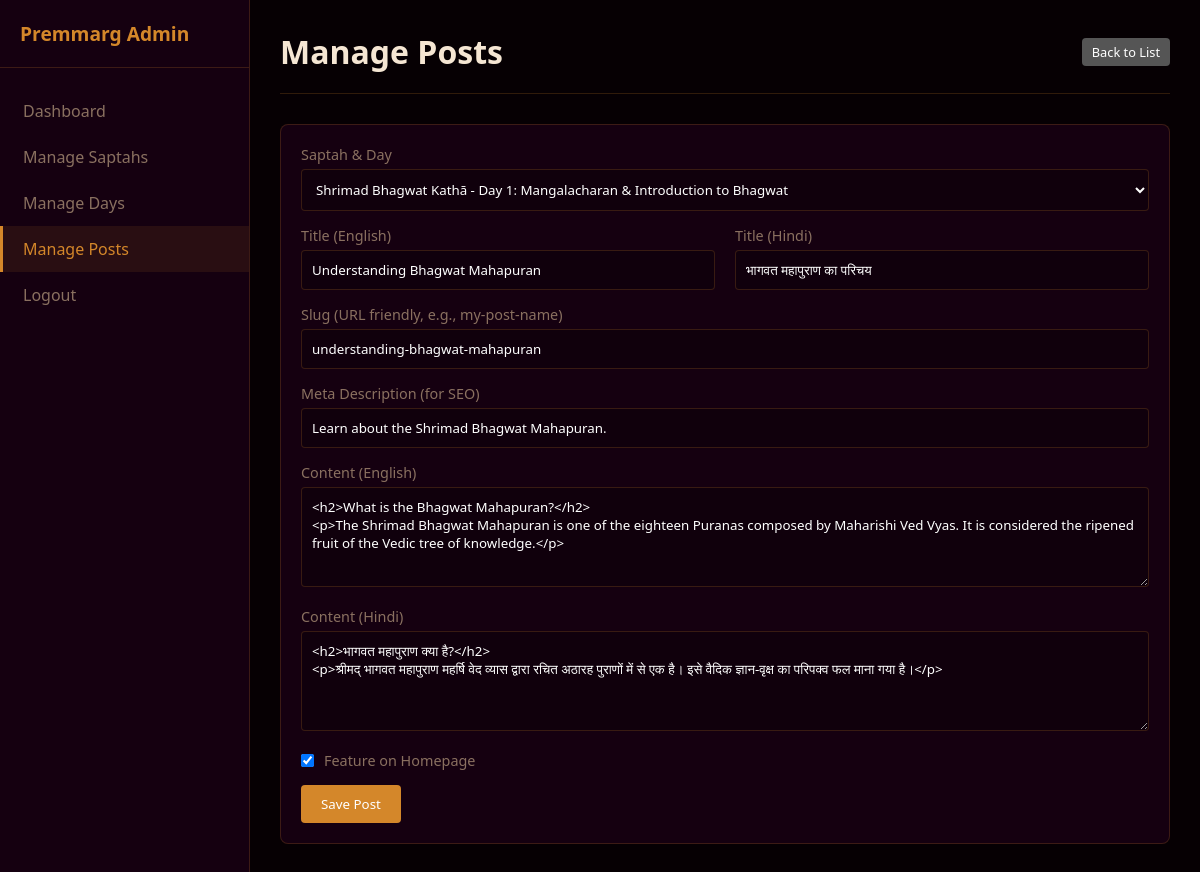
The app's page /admin/posts.php?action=edit&id=2 (signed in) with its own data.
### tables this page shows
CREATE TABLE IF NOT EXISTS posts (
    id INT AUTO_INCREMENT PRIMARY KEY,
    day_id INT NOT NULL,
    title VARCHAR(255) NOT NULL,
    title_hi VARCHAR(255) DEFAULT NULL,
    slug VARCHAR(255) NOT NULL UNIQUE,
    content LONGTEXT DEFAULT NULL,
    content_hi LONGTEXT DEFAULT NULL,
    meta_description TEXT DEFAULT NULL,
    keywords TEXT DEFAULT NULL,
    featured TINYINT(1) DEFAULT 0,
    created_at TIMESTAMP DEFAULT CURRENT_TIMESTAMP,
    FOREIGN KEY (day_id) REFERENCES days(id) ON DELETE CASCADE
);

CREATE TABLE IF NOT EXISTS days (
    id INT AUTO_INCREMENT PRIMARY KEY,
    saptah_id INT NOT NULL,
    day_number INT NOT NULL,
    title VARCHAR(255) NOT NULL,
    title_hi VARCHAR(255) DEFAULT NULL,
    created_at TIMESTAMP DEFAULT CURRENT_TIMESTAMP,
    FOREIGN KEY (saptah_id) REFERENCES saptah(id) ON DELETE CASCADE,
    UNIQUE KEY unique_saptah_day (saptah_id, day_number)
);

CREATE TABLE IF NOT EXISTS saptah (
    id INT AUTO_INCREMENT PRIMARY KEY,
    title VARCHAR(255) NOT NULL,
    title_hi VARCHAR(255) DEFAULT NULL,
    slug VARCHAR(255) NOT NULL UNIQUE,
    location VARCHAR(255) DEFAULT NULL,
    year INT DEFAULT NULL,
    description TEXT DEFAULT NULL,
    description_hi TEXT DEFAULT NULL,
    image_url VARCHAR(500) DEFAULT NULL,
    created_at TIMESTAMP DEFAULT CURRENT_TIMESTAMP
);

### admin/posts.php (the view, shortened to what this page needs)
<?php
require_once 'header.php';
$action = $_GET['action'] ?? 'list';
$id = $_GET['id'] ?? 0;
?>
<div class="header">
    <h1>Manage Posts</h1>
    <?php if($action == 'list'): ?>
        <a href="?action=edit" class="btn">Add New Post</a>
    <?php else: ?>
        <a href="posts.php" class="btn btn-sm" style="background:#555">Back to List</a>
    <?php endif; ?>
</div>
<?php if ($action == 'list'): ?>
<div class="card">
    <table>
        <tr><th>ID</th><th>Day</th><th>Title</th><th>Featured</th><th>Actions</th></tr>
        <?php
        $stmt = $pdo->query('SELECT p.*, d.title as day_title, s.title as saptah_title
                             FROM posts p
                             JOIN days d ON p.day_id = d.id
                             JOIN saptah s ON d.saptah_id = s.id
                             ORDER BY p.id DESC');
        while ($row = $stmt->fetch()):
        ?>
        <tr>
            <td><?= $row['id'] ?></td>
            <td><?= htmlspecialchars($row['saptah_title'] . ' - Day ' . $row['day_title']) ?></td>
            <td><?= htmlspecialchars($row['title']) ?></td>
            <td><?= $row['featured'] ? 'Yes' : 'No' ?></td>
            <td>
                <a href="?action=edit&id=<?= $row['id'] ?>" class="btn btn-sm">Edit</a>
                <a href="?action=delete&id=<?= $row['id'] ?>" class="btn btn-sm btn-danger" onclick="return confirm('Delete this post?')">Delete</a>
            </td>
        </tr>
        <?php endwhile; ?>
    </table>
</div>
<?php elseif ($action == 'edit'):
    $post = ['day_id'=>'', 'title'=>'', 'title_hi'=>'', 'slug'=>'', 'content'=>'', 'content_hi'=>'', 'meta_description'=>'', 'featured'=>0];
    if ($id) {
        $stmt = $pdo->prepare('SELECT * FROM posts WHERE id=?');
        $stmt->execute([$id]);
        $post = $stmt->fetch() ?: $post;
    }
    $days = $pdo->query('SELECT d.id, d.day_number, d.title, s.title as saptah_title
                         FROM days d JOIN saptah s ON d.saptah_id = s.id
                         ORDER BY s.year DESC, d.day_number ASC')->fetchAll();
?>
<div class="card">
    <form method="post">
        <div class="form-group">
            <label>Saptah & Day</label>
            <select name="day_id" required>
                <?php foreach($days as $d): ?>
                    <option value="<?= $d['id'] ?>" <?= $d['id']==$post['day_id']?'selected':'' ?>>
                        <?= htmlspecialchars($d['saptah_title'] . ' - Day ' . $d['day_number'] . ': ' . $d['title']) ?>
                    </option>
                <?php endforeach; ?>
            </select>
        </div>
        <div style="display:flex; gap:20px">
            <div class="form-group" style="flex:1">
                <label>Title (English)</label>
                <input type="text" name="title" value="<?= htmlspecialchars($post['title']) ?>" required>
            </div>
            <div class="form-group" style="flex:1">
                <label>Title (Hindi)</label>
                <input type="text" name="title_hi" value="<?= htmlspecialchars($post['title_hi']) ?>">
            </div>
        </div>
        <div class="form-group">
            <label>Slug (URL friendly, e.g., my-post-name)</label>
            <input type="text" name="slug" value="<?= htmlspecialchars($post['slug']) ?>" required>
        </div>
        <div class="form-group">
            <label>Meta Description (for SEO)</label>
            <input type="text" name="meta_description" value="<?= htmlspecialchars($post['meta_description']) ?>">
        </div>
        <div class="form-group">
            <label>Content (English)</label>
            <textarea name="content" id="content_en"><?= htmlspecialchars($post['content']) ?></textarea>
        </div>
        <div class="form-group">
            <label>Content (Hindi)</label>
            <textarea name="content_hi" id="content_hi"><?= htmlspecialchars($post['content_hi']) ?></textarea>
        </div>
        <div class="form-group" style="display:flex; align-items:center; gap:10px;">
            <input type="checkbox" name="featured" id="featured" value="1" <?= $post['featured']?'checked':'' ?> style="width:auto;">
            <label for="featured" style="margin:0;">Feature on Homepage</label>
        </div>
        <button type="submit" class="btn">Save Post</button>
    </form>
</div>
<?php endif; ?>
<?php require_once 'footer.php'; ?>

### admin/admin_style.css (style rules this page uses)
:root { --primary: #d4872a; --primary-dark: #a86218; --bg-dark: #060003; --bg-card: #150010; --text-main: #f5e6d3; --text-muted: #8a7060; --border: rgba(212,135,42,0.2); --error: #e53e3e; --success: #38a169; }
* { box-sizing: border-box; margin: 0; padding: 0; font-family: 'Segoe UI', Tahoma, Geneva, Verdana, sans-serif; }
body { background: var(--bg-dark); color: var(--text-main); }
a { color: var(--primary); text-decoration: none; }
.header { display: flex; justify-content: space-between; align-items: center; margin-bottom: 30px; padding-bottom: 20px; border-bottom: 1px solid var(--border); }
.card { background: var(--bg-card); border: 1px solid var(--border); border-radius: 8px; padding: 20px; margin-bottom: 20px; }
.form-group { margin-bottom: 15px; }
label { display: block; margin-bottom: 5px; color: var(--text-muted); font-size: 0.9rem; }
input[type="text"], input[type="password"], input[type="number"], select, textarea { width: 100%; padding: 10px; border: 1px solid var(--border); background: rgba(0,0,0,0.2); color: #fff; border-radius: 4px; }
textarea { resize: vertical; min-height: 100px; }
.btn { display: inline-block; padding: 10px 20px; background: var(--primary); color: #fff; border: none; border-radius: 4px; cursor: pointer; text-align: center; }
.btn-sm { padding: 5px 10px; font-size: 0.8rem; }

### records on screen
posts: day_id "Shrimad Bhagwat Kathā - Day 1: Mangalacharan & Introduction to Bhagwat", title "Understanding Bhagwat Mahapuran", title_hi "भागवत महापुराण का परिचय", slug "understanding-bhagwat-mahapuran", meta_description "Learn about the Shrimad Bhagwat Mahapuran.", content "<h2>What is the Bhagwat Mahapuran?</h2> <p>The Shrimad Bhagwat Mahapuran is one of the eighteen Puranas composed by Maharishi Ved Vyas. It is considered the ripened fruit of the Vedic tree of knowledge.</p>", content_hi "<h2>भागवत महापुराण क्या है?</h2> <p>श्रीमद् भागवत महापुराण महर्षि वेद व्यास द्वारा रचित अठारह पुराणों में से एक है। इसे वैदिक ज्ञान-वृक्ष का परिपक्व फल माना गया है।</p>", featured "☑"
